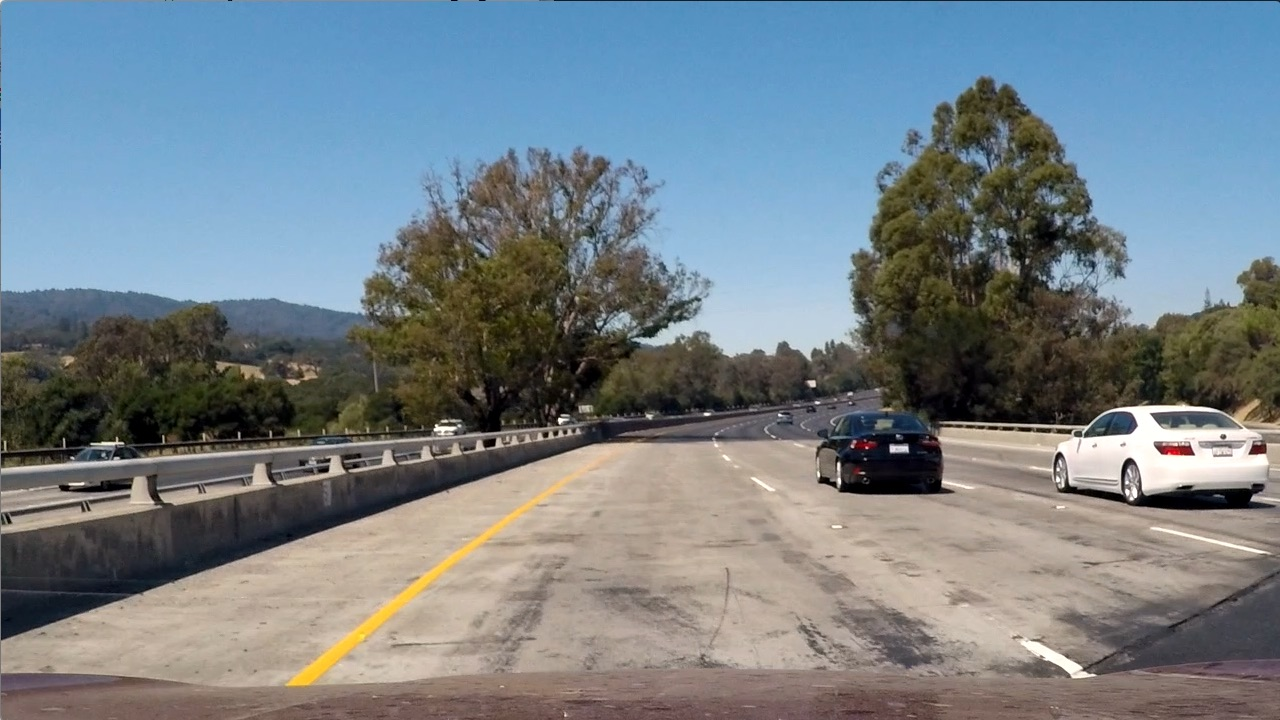
#> input picture test_images/test1.jpg, 1280 x 720 px, given as the content of the folder vehicles/, which was not available
$ jupyter execute --allow-errors CSE483_Project_Phase2.ipynb   (shell and % lines are left out)   (older library calls are emulated)   (text cells are left out)
#> lines starting #> are read from the running program, lines starting #| are printed output that depends on the picture; pictures that were not available may be replaced by others from this repository, and a replacement may not be noted
#> in extract_features, image is the input picture: shape (720, 1280, 3); mean R, G, B 117.5, 128.7, 135.5
[cell 1]
import os
import time
import glob
import itertools as it
import numpy as np
import cv2
import pickle
import matplotlib.image as mpimg
import matplotlib.pyplot as plt
from skimage.feature import hog
from sklearn.svm import LinearSVC
from sklearn.preprocessing import StandardScaler
from sklearn.model_selection import train_test_split
from scipy.ndimage.measurements import label
from moviepy.editor import VideoFileClip
from lane_detection import Lane_detection

[cell 2]
base_dir = 'vehicles/'
image_types = os.listdir(base_dir)
cars = []
for image_type in image_types:
    cars.extend(glob.glob(base_dir + image_type + '/*'))

base_dir = 'non-vehicles/'
image_types = os.listdir(base_dir)
not_cars = []
for image_type in image_types:
    not_cars.extend(glob.glob(base_dir + image_type + '/*'))

print('Number of vehicles images:', len(cars))
print('Number of non-vehicles images:', len(not_cars))

[cell 3]
def convert_color(img, conv='YCrCb'):
#> called with conv = 'HLS'
    if conv != 'RGB':
        if conv == 'HSV':
            return cv2.cvtColor(img, cv2.COLOR_RGB2HSV)
        elif conv == 'LUV':
            return cv2.cvtColor(img, cv2.COLOR_RGB2LUV)
        elif conv == 'HLS':
            return cv2.cvtColor(img, cv2.COLOR_RGB2HLS)
        elif conv == 'YUV':
            return cv2.cvtColor(img, cv2.COLOR_RGB2YUV)
        elif conv == 'YCrCb':
            return cv2.cvtColor(img, cv2.COLOR_RGB2YCrCb)
    else:
        return img

def bin_spatial(img, size=(32, 32)):
#> called with size = (32, 32)
    color1 = cv2.resize(img[:,:,0], size).ravel()
#> color1 = 1024 values, max 179 at index 1009, min 0 at index 611, mean 61.11
    color2 = cv2.resize(img[:,:,1], size).ravel()
#> color2 = 1024 values, max 254 at index 604, min 0 at index 611, mean 126.6
    color3 = cv2.resize(img[:,:,2], size).ravel()
#> color3 = 1024 values, max 255 at index 582, min 0 at index 611, mean 74.75
#> in extract_features, `spatial_features = bin_spatial(feature_image, size=spatial_size)`: spatial_features = 3072 values, max 255 at index 2630, min 0 at index 611, mean 87.49
    return np.hstack((color1, color2, color3))

def color_hist(img, nbins=32):    #bins_range=(0, 256)
    # Compute the histogram of the color channels separately
#> called with nbins = 32
    channel1_hist = np.histogram(img[:,:,0], bins=nbins)
    channel2_hist = np.histogram(img[:,:,1], bins=nbins)
    channel3_hist = np.histogram(img[:,:,2], bins=nbins)
    # Concatenate the histograms into a single feature vector
    hist_features = np.concatenate((channel1_hist[0], channel2_hist[0], channel3_hist[0]))
#> hist_features = 96 values, max 335519 at index 18, min 579 at index 93, mean 28800
    # Return the individual histograms, bin_centers and feature vector
    return hist_features

[cell 4]
# Define a function to return HOG features and visualization
def get_hog_features(img, orient, pix_per_cell, cell_per_block,
                        vis=False, feature_vec=True):
    # Call with two outputs if vis==True
    if vis == True:
        features, hog_image = hog(img, orientations=orient, pixels_per_cell=(pix_per_cell, pix_per_cell),
                                  cells_per_block=(cell_per_block, cell_per_block), transform_sqrt=False,
                                  visualize=vis, feature_vector=feature_vec)
        return features, hog_image
    # Otherwise call with one output
    else:
        features = hog(img, orientations=orient, pixels_per_cell=(pix_per_cell, pix_per_cell),
                       cells_per_block=(cell_per_block, cell_per_block), transform_sqrt=False,
                       visualize=vis, feature_vector=feature_vec)
        return features

[cell 5]
# Define a function to extract features from a list of images
# Have this function call bin_spatial() and color_hist()
def extract_features(imgs, color_space='RGB', spatial_size=(32,32), hist_bins=32, orient=9,
                        pix_per_cell=8, cell_per_block=2, hog_channel=0,
                        spatial_feat=True, hist_feat=True, hog_feat=True):
    # Create a list to append feature vectors to
    features = []
    # Iterate through the list of images
    for file in imgs:
        file_features = []
        # Read in each one by one
        image = mpimg.imread(file)
        # apply color conversion if other than 'RGB'
        feature_image = convert_color(image, conv=color_space)
        #3) Compute spatial features if flag is set
        if spatial_feat == True:
            spatial_features = bin_spatial(feature_image, size=spatial_size)
            #4) Append features to list
            file_features.append(spatial_features)
        #5) Compute histogram features if flag is set
        if hist_feat == True:
            hist_features = color_hist(feature_image, nbins=hist_bins)
            #6) Append features to list
            file_features.append(hist_features)
        #7) Compute HOG features if flag is set
        if hog_feat == True:
            if hog_channel == 'ALL':
                hog_features = []
                for channel in range(feature_image.shape[2]):
                    hog_features.append(get_hog_features(feature_image[:,:,channel],
                                        orient, pix_per_cell, cell_per_block,
                                        vis=False, feature_vec=True))
#> after the loop, hog_features = 3 items
                hog_features = np.ravel(hog_features)
            else:
                hog_features = get_hog_features(feature_image[:,:,hog_channel], orient,
                            pix_per_cell, cell_per_block, vis=False, feature_vec=True)
            #8) Append features to list
            file_features.append(hog_features)
        features.append(np.concatenate(file_features))
        #9) Return concatenated array of features
    return features

[cell 6]
def single_img_features(img, color_space='RGB', spatial_size=(32, 32),
                        hist_bins=32, orient=9,
                        pix_per_cell=8, cell_per_block=2, hog_channel=0,
                        spatial_feat=True, hist_feat=True, hog_feat=True, vis=False):
    #1) Define an empty list to receive features
    img_features = []
    #2) Apply color conversion if other than 'RGB'
    feature_image = convert_color(img, conv=color_space)
    #3) Compute spatial features if flag is set
    if spatial_feat:
        spatial_features = bin_spatial(feature_image, size=spatial_size)
        #4) Append features to list
        img_features.append(spatial_features)
    #5) Compute histogram features if flag is set
    if hist_feat:
        hist_features = color_hist(feature_image, nbins=hist_bins)
        #6) Append features to list
        img_features.append(hist_features)
    #7) Compute HOG features if flag is set
    if hog_feat:
        if hog_channel == 'ALL':
            hog_features = []
            for channel in range(feature_image.shape[2]):
                hog_features.append(get_hog_features(feature_image[:,:,channel],
                                    orient, pix_per_cell, cell_per_block,
                                    vis=False, feature_vec=True))
            hog_features = np.concatenate(hog_features)
        else:
            if vis:
                hog_features, hog_image = get_hog_features(feature_image[:,:,hog_channel], orient,
                                                pix_per_cell, cell_per_block, vis=True, feature_vec=True)
            else:
                hog_features = get_hog_features(feature_image[:,:,hog_channel], orient,
                                                pix_per_cell, cell_per_block, vis=False, feature_vec=True)
        img_features.append(hog_features)
    if vis:
        return np.concatenate(img_features), hog_image
    else:
        return np.concatenate(img_features)

[cell 7]
color_space = 'HLS'
orient = 32
pix_per_cell = 16
cell_per_block = 2
hog_channel = "ALL"
spatial_size = (32, 32)
hist_bins = 32
spatial_feat = True
hist_feat = True
hog_feat = True

t=time.time()
#Extracting features of the cars from cars list
car_features = extract_features(cars, color_space=color_space, spatial_size=spatial_size, hist_bins=hist_bins, orient=orient,
                        pix_per_cell=pix_per_cell, cell_per_block=cell_per_block, hog_channel=hog_channel,
                        spatial_feat=spatial_feat, hist_feat=hist_feat, hog_feat=hog_feat)
#> car_features = 1 item

#Extracting features of the other objects from not_cars list
not_car_features = extract_features(not_cars, color_space=color_space, spatial_size=spatial_size, hist_bins=hist_bins, orient=orient,
                        pix_per_cell=pix_per_cell, cell_per_block=cell_per_block, hog_channel=hog_channel,
                        spatial_feat=spatial_feat, hist_feat=hist_feat, hog_feat=hog_feat)
#> not_car_features = 1 item

# Create an array stack of feature vectors
X = np.vstack((car_features, not_car_features)).astype(np.float64)
# Fit a per-column scaler
X_scaler = StandardScaler().fit(X)
# Apply the scaler to X
scaled_X = X_scaler.transform(X)
# Define the labels vector
y = np.hstack((np.ones(len(car_features)), np.zeros(len(not_car_features))))
#> y = [1, 0]


# Split up data into randomized training and test sets
rand_state = np.random.randint(0, 100)
X_train, X_test, y_train, y_test = train_test_split(
    scaled_X, y, test_size=0.15, random_state=rand_state)
#> y_train = [1]; y_test = [0]

print('Using:',orient,'orientations',pix_per_cell, 'pixels per cell and', cell_per_block,'cells per block')
print('Feature vector length:', len(X_train[0]))
#| Feature vector length: 1337952

# Use a linear SVC
svc = LinearSVC()
# Check the training time for the SVC
t=time.time()
#> (the rest of this cell did not finish here and is left out)

[cell 8]
car_ind = np.random.randint(0, len(cars))
#> car_ind = 0
not_car_ind = np.random.randint(0, len(not_cars))
#> not_car_ind = 0
car_image = mpimg.imread(cars[car_ind])
not_car_image = mpimg.imread(not_cars[not_car_ind])

car_features, car_hog_image = single_img_features(car_image, color_space=color_space, spatial_size=spatial_size, hist_bins=hist_bins, orient=orient,
                        pix_per_cell=pix_per_cell, cell_per_block=cell_per_block, hog_channel=0,
                        spatial_feat=spatial_feat, hist_feat=hist_feat, hog_feat=hog_feat, vis=True)
#> in get_hog_features (call 7), `features, hog_image = hog(img, orientations=orient, pixels_per_cell=(p..`:
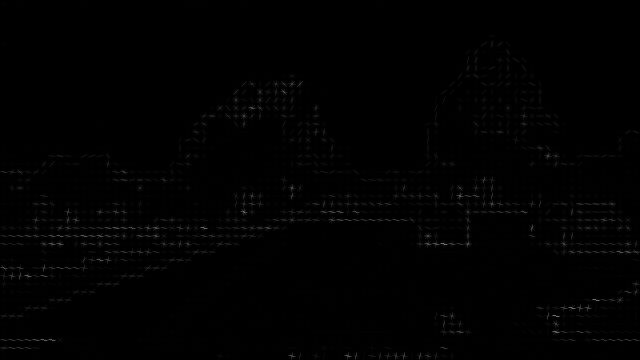
#> hog_image: shape (720, 1280) float64 (shown at 1/2 size); min 0, max 55.25, mean 0.3; drawn with min black and max white
#> in get_hog_features (call 7), `features, hog_image = hog(img, orientations=orient, pixels_per_cell=(p..`:
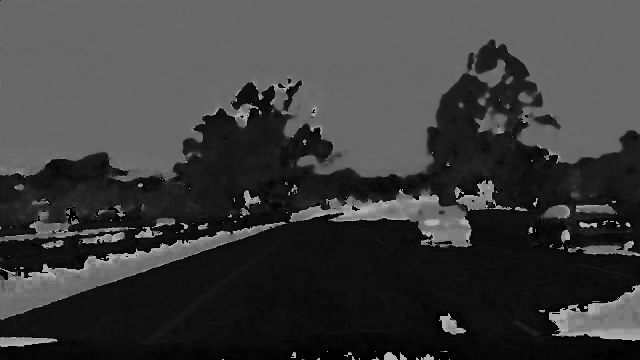
#> img: shape (720, 1280) (shown at 1/2 size); min 0, max 180, mean 60.2
not_car_features, not_car_hog_image = single_img_features(not_car_image, color_space=color_space, spatial_size=spatial_size, hist_bins=hist_bins, orient=orient,
                        pix_per_cell=pix_per_cell, cell_per_block=cell_per_block, hog_channel=0,
                        spatial_feat=spatial_feat, hist_feat=hist_feat, hog_feat=hog_feat, vis=True)

plt.figure(figsize=(10,10))
plt.subplot(3,2,1)
plt.imshow(car_image)
plt.title('Car image')
plt.xticks([])
plt.yticks([])
plt.subplot(3,2,2)
plt.imshow(not_car_image)
plt.title('Not a car image')
plt.xticks([])
plt.yticks([])
plt.subplot(3,2,3)
plt.imshow(car_image[:,:,0], cmap='gray')
plt.title('Car image Y channel')
plt.xticks([])
plt.yticks([])
plt.subplot(3,2,4)
plt.imshow(not_car_image[:,:,0], cmap='gray')
plt.title('Not a car image Y channel')
plt.xticks([])
plt.yticks([])
plt.subplot(3,2,5)
plt.imshow(car_hog_image, cmap='hot')
plt.title('Car hog')
plt.xticks([])
plt.yticks([])
plt.subplot(3,2,6)
plt.imshow(not_car_hog_image, cmap='hot')
plt.title('Not a car hog')
plt.xticks([])
plt.yticks([])
plt.tight_layout(pad=0, h_pad=0, w_pad=0)
plt.show()
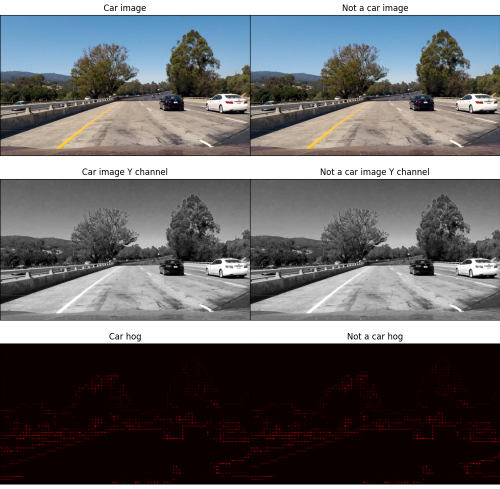
#> figure drawn by matplotlib, 6 panels

[cell 9]
def slide_window(img, x_start_stop=[None, None], y_start_stop=[None, None],
                    xy_window=(64, 64), xy_overlap=(0.5, 0.5)):
#> called with xy_window = (96, 96), xy_overlap = (0.5, 0.5)
    window_list = []
    if x_start_stop[0]==None:
        x_start_stop[0] = 0
    if x_start_stop[1]==None:
        x_start_stop[1] = img.shape[1]
    if y_start_stop[0]==None:
        y_start_stop[0] = 0
    if y_start_stop[1]==None:
        y_start_stop[1] = img.shape[0]
    xs = range(x_start_stop[0], x_start_stop[1]-xy_window[0]+1, int(xy_window[0]*xy_overlap[0]))
    ys = range(y_start_stop[0], y_start_stop[1]-xy_window[1]+1, int(xy_window[1]*xy_overlap[1]))
    window_list = [((x, y),(x+xy_window[0], y+xy_window[1])) for x, y in it.product(xs, ys)]
#> window_list = 100 items
    return window_list


# Define a function to draw bounding boxes
# [9 lines left out: function draw_boxes, not called in this run]

# Define a function you will pass an image
# and the list of windows to be searched (output of slide_windows())
def search_windows(img, windows, clf, scaler, color_space='HLS',
                    spatial_size=(32, 32), hist_bins=32,
                    hist_range=(0, 256), orient=9,
                    pix_per_cell=8, cell_per_block=2,
                    hog_channel=0, spatial_feat=True,
                    hist_feat=True, hog_feat=True):

    #1) Create an empty list to receive positive detection windows
#> called with color_space = 'HLS', spatial_size = (32, 32), hist_bins = 32, hist_range = (0, 256), orient = 32, pix_per_cell = 16, cell_per_block = 2, hog_channel = 'ALL'
    on_windows = []
    #2) Iterate over all windows in the list
    for window in windows:
        #3) Extract the test window from original image
        test_img = cv2.resize(img[window[0][1]:window[1][1], window[0][0]:window[1][0]], (64, 64))
        #4) Extract features for that window using single_img_features()
        features = single_img_features(test_img, color_space=color_space,
                            spatial_size=spatial_size, hist_bins=hist_bins,
                            orient=orient, pix_per_cell=pix_per_cell,
                            cell_per_block=cell_per_block,
                            hog_channel=hog_channel, spatial_feat=spatial_feat,
                            hist_feat=hist_feat, hog_feat=hog_feat)
        #5) Scale extracted features to be fed to classifier
        test_features = scaler.transform(np.array(features).reshape(1, -1))
        #6) Predict using your classifier
        prediction = clf.predict(test_features)
        #7) If positive (prediction == 1) then save the window
        if prediction == 1:
            on_windows.append(window)
#> this loop made 1 pass
#> window on pass 1: ((0, 400), (96, 496))
#> pass 1, in search_windows, `test_img = cv2.resize(img[window[0][1]:window[1][1], window[0][0]:wind..`:
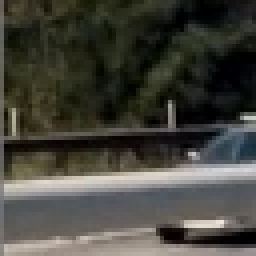
#> test_img: shape (64, 64, 3) float32 (shown 4 times larger); mean R, G, B 0.27, 0.267, 0.238
#> after the loop, on_windows = []
    #8) Return windows for positive detections
    return on_windows

[cell 10]
#get all test images
path = 'test_images/*'
example_images = glob.glob(path)

images = []
titles = []
y_start_stop = [400, 656]
overlap = 0.5

row = len(example_images)
plt.figure(figsize=(10,4*row))
#> (the rest of this cell did not finish here and is left out)

[cell 11]
# Define a single function that can extract features using hog sub-sampling and make predictions
def find_cars(img, ystart, ystop, xstart, scale, svc, X_scaler, orient, pix_per_cell, cell_per_block, spatial_size, hist_bins, color_space):
#> called with ystart = 380, ystop = 720, xstart = 0, scale = 2, orient = 32, pix_per_cell = 16, cell_per_block = 2, spatial_size = (32, 32)
    img_boxes = []
    draw_img = np.copy(img)
    heat_map = np.zeros_like(img[:,:,0])
    img = img.astype(np.float32)/255
    img_tosearch = img[ystart:ystop,xstart:,:]
    ctrans_tosearch = convert_color(img_tosearch, conv=color_space)
    imshape = ctrans_tosearch.shape
    if scale != 1:
        imshape = ctrans_tosearch.shape
        ctrans_tosearch = cv2.resize(ctrans_tosearch, (np.int(imshape[1]/scale), np.int(imshape[0]/scale)))
    ch1 = ctrans_tosearch[:,:,0]
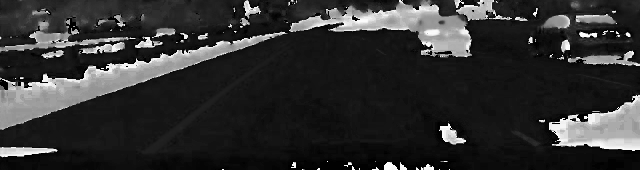
#> ch1: shape (170, 640) float32; min 0, max 358.9, mean 68.9; drawn with min black and max white
    ch2 = ctrans_tosearch[:,:,1]
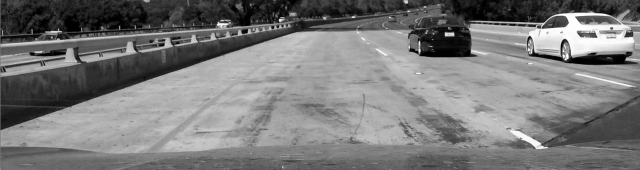
#> ch2: shape (170, 640) float32; min 0, max 0.999, mean 0.478
    ch3 = ctrans_tosearch[:,:,2]
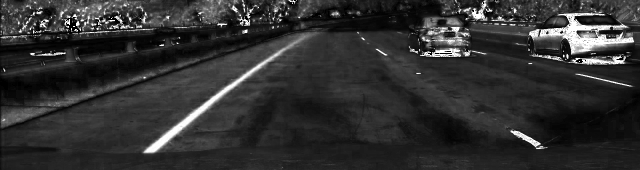
#> ch3: shape (170, 640) float32; min 0, max 1, mean 0.192

    # Define blocks and steps as above
    nxblocks = (ch1.shape[1] // pix_per_cell) - cell_per_block + 1
    nyblocks = (ch1.shape[0] // pix_per_cell) - cell_per_block + 1
    nfeat_per_block = orient*cell_per_block**2

    # 64 was the orginal sampling rate, with 8 cells and 8 pix per cell
    window = 64
    nblocks_per_window = (window // pix_per_cell) - cell_per_block + 1
    cells_per_step = 1  # Instead of overlap, define how many cells to step
    nxsteps = (nxblocks - nblocks_per_window) // cells_per_step + 1
    nysteps = (nyblocks - nblocks_per_window) // cells_per_step

    # Compute individual channel HOG features for the entire image
    hog1 = get_hog_features(ch1, orient, pix_per_cell, cell_per_block, feature_vec=False)
    hog2 = get_hog_features(ch2, orient, pix_per_cell, cell_per_block, feature_vec=False)
    hog3 = get_hog_features(ch3, orient, pix_per_cell, cell_per_block, feature_vec=False)

    count = 0
    for xb in range(nxsteps):
        for yb in range(nysteps):
            #count += 1
            ypos = yb*cells_per_step
            xpos = xb*cells_per_step
            # Extract HOG for this patch
            hog_feat1 = hog1[ypos:ypos+nblocks_per_window, xpos:xpos+nblocks_per_window].ravel()
            hog_feat2 = hog2[ypos:ypos+nblocks_per_window, xpos:xpos+nblocks_per_window].ravel()
            hog_feat3 = hog3[ypos:ypos+nblocks_per_window, xpos:xpos+nblocks_per_window].ravel()
            hog_features = np.hstack((hog_feat1, hog_feat2, hog_feat3))

            xleft = xpos*pix_per_cell
            ytop = ypos*pix_per_cell

            # Extract the image patch
            subimg = cv2.resize(ctrans_tosearch[ytop:ytop+window, xleft:xleft+window], (64,64))

            # Get color features
            spatial_features = bin_spatial(subimg, size=spatial_size)
            hist_features = color_hist(subimg, nbins=hist_bins)

            # Scale features and make a prediction
            test_features = X_scaler.transform(np.hstack((spatial_features, hist_features, hog_features)).reshape(1, -1))
            test_prediction = svc.predict(test_features)

            if test_prediction == 1:
                xbox_left = np.int(xleft*scale)
                ytop_draw = np.int(ytop*scale)
                win_draw = np.int(window*scale)
                cv2.rectangle(draw_img,(xbox_left+xstart, ytop_draw+ystart),(xbox_left+win_draw+xstart,ytop_draw+win_draw+ystart),(0,0,255),6)
                img_boxes.append(((xbox_left+xstart, ytop_draw+ystart), (xbox_left+win_draw+xstart, ytop_draw+ystart+win_draw)))
                heat_map[ytop_draw+ystart:ytop_draw+win_draw+ystart, xbox_left+xstart:xbox_left+win_draw+xstart] += 1
            count += 1
#> after the loop, count = 0; img_boxes = []
    return draw_img, heat_map, img_boxes, count

[cell 12]
ystart = 380
ystop = 720
xstart = 0
row = len(example_images)
plt.figure(figsize=(10,3*row))
#> (the rest of this cell did not finish here and is left out)

[cell 13]
# [20 lines left out: functions apply_threshold, draw_labeled_bboxes, not called in this run]

[cell 14]
xstart = 600
row = len(example_images)
plt.figure(figsize=(15,3*row))
#> (the rest of this cell did not finish here and is left out)

#> call 2 of find_cars, with ystart = 380, ystop = 600, xstart = 600, scale = 1.5, orient = 32, pix_per_cell = 16, cell_per_block = 2, spatial_size = (32, 32)
#> in find_cars (call 2), `ch1 = ctrans_tosearch[:,:,0]`:
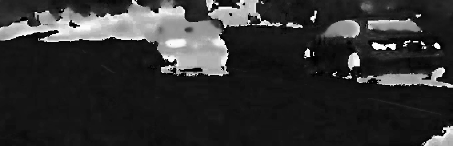
#> ch1: shape (146, 453) float32; min 0, max 358.9, mean 68.8; drawn with min black and max white
#> in find_cars (call 2), `ch2 = ctrans_tosearch[:,:,1]`:
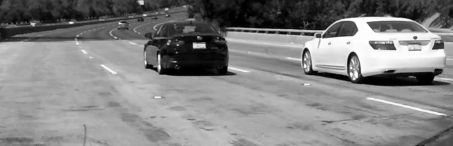
#> ch2: shape (146, 453) float32; min 0, max 0.999, mean 0.517
#> in find_cars (call 2), `ch3 = ctrans_tosearch[:,:,2]`:
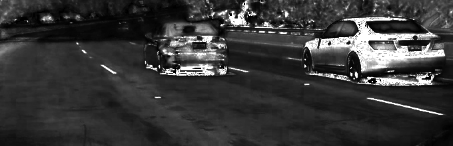
#> ch3: shape (146, 453) float32; min 0, max 1, mean 0.218
#> after the loop in find_cars, `for xb in range(nxsteps):`: count = 0
    scale = 2
    _, heat_map2, windows2, count2 = find_cars(img, 500, ystop, xstart, scale, svc, X_scaler, orient, pix_per_cell, cell_per_block, spatial_size, hist_bins, color_space=color_space)
    heat_map = heat_map1+heat_map2
    window_img = draw_boxes(img, windows1+windows2, color=(0,0,255), thick=6)
    apply_threshold(heat_map, 1)
    labels = label(heat_map)
    draw_img = draw_labeled_bboxes(np.copy(img), labels)

    plt.subplot(row, 3, i*3+1)
    plt.imshow(window_img)
    plt.subplot(row, 3, i*3+2)
    plt.imshow(heat_map, cmap='hot')
    plt.subplot(row, 3, i*3+3)
    plt.imshow(draw_img)
plt.tight_layout(pad=0, h_pad=0, w_pad=0)
plt.show()

[cell 15]
class Heat_map():
    # [11 lines left out: functions __init__, add, not called in this run]

#> (a cell that did not finish here is left out)

[cell 17]
project_output = 'project_phase2.mp4'
#> project_output = 'project_phase2.mp4'
#> (the rest of this cell did not finish here and is left out)
